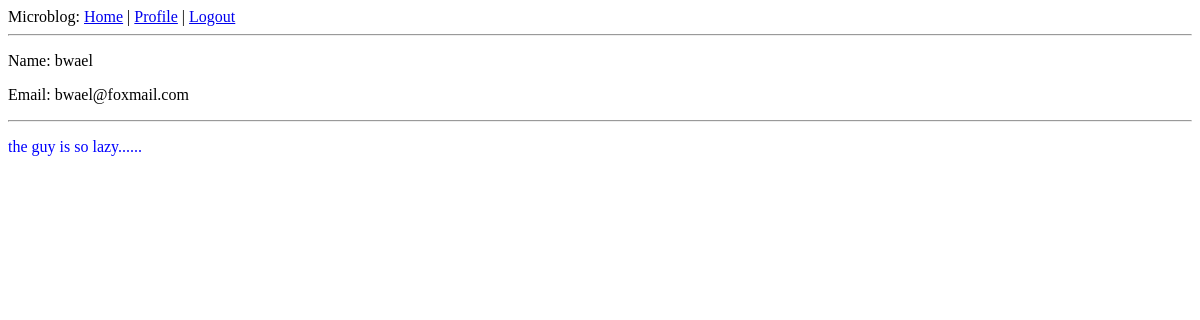
Before: /user/1 (signed in) with the older database file.
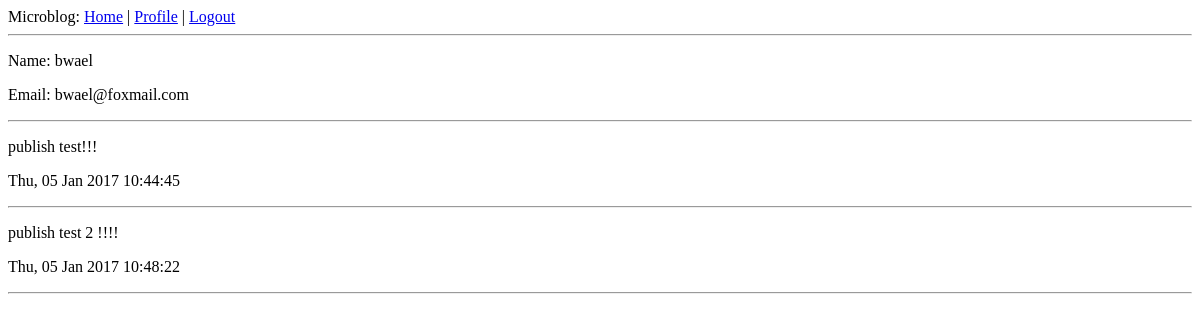
After: the same page with the newer database file.
### app/models.py (models this page shows, shortened)
class User(db.Model):
    id = db.Column(db.Integer, primary_key = True)
    nickname = db.Column(db.String(64), index = True, unique = True)
    email = db.Column(db.String(120), index = True, unique = True)
    role = db.Column(db.SmallInteger, default = ROLE_USER)
    posts = db.relationship('Post', backref = 'author', lazy = 'dynamic')

class Post(db.Model):
    id = db.Column(db.Integer, primary_key = True)
    body = db.Column(db.String(140))
    timestamp = db.Column(db.DateTime)
    user_id = db.Column(db.Integer, db.ForeignKey('user.id'))

### app/views.py (the view)
@app.route('/user/<int:user_id>', methods = ['GET', 'POST'])
@login_required
def users(user_id):
    form = AboutMeForm()
    user = User.query.filter(User.id == user_id).first()
    if not user:
        flash('The user is not exist!')
        redirect('/index')
    blogs = user.posts.all()
    return render_template(
        'user.html',
        form = form,
        user = user,
        blogs = blogs)

### app/views.py (called while the page is built)
@lm.user_loader
def load_user(user_id):
    return User.query.get(int(user_id))

### app/templates/user.html
{% extends "base.html" %}
{% block content %}
<p>Name: {{ user.nickname }}</p>
<p>Email: {{ user.email }}</p>
<hr>
{% if blogs | length %}
    {% for blog in blogs %}
    <p>{{ blog.body }}</p>
    <p>{{ blog.timestamp.strftime("%a, %d %b %Y %H:%M:%S") }}</p>
    <hr />
    {% endfor%}
{% else %}
    <p style="color:blue;">the guy is so lazy......</p>
{% endif %}
{% endblock %}

### app/templates/base.html (shortened to what this page needs)
<html>
    <head>
    </head>
    <body>
        <div>Microblog:
            <a href="{{ url_for('index') }}">Home</a>
            {% if not current_user.is_authenticated %}
            | <a href="{{ url_for('login') }}">Log in</a>
            or <a href="{{ url_for('sign_up') }}">Sign up</a>
            {% else %}
            | <a href="{{ url_for('users', user_id=current_user.id) }}">Profile</a>
            | <a href="{{ url_for('logout') }}">Logout</a>
            {% endif %}
        </div>
        <hr>
        {% block content %}{% endblock %}
    </body>
</html>

Changed rows visible on the page:
added Post: body "publish test!!!", timestamp "Thu, 05 Jan 2017 10:44:45"
added Post: body "publish test 2 !!!!", timestamp "Thu, 05 Jan 2017 10:48:22"
Other visible differences:
text no longer shown: "the guy is so lazy......"
